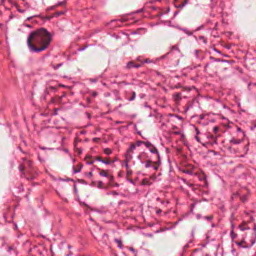
#> input picture aligned_test/A030_3.jpg, 256 x 256 px, given in place of A03_00Aa.tiff, which was not available
$ jupyter execute --allow-errors 'Image Registration.ipynb'   (older library calls are emulated)   (text cells are left out)
#> lines starting #> are read from the running program, lines starting #| are printed output that depends on the picture; pictures that were not available may be replaced by others from this repository, and a replacement may not be noted
[cell 1]
import skimage.transform as trans
import numpy as np
import os

import scipy as sp
import scipy.misc
import pandas as pd

import matplotlib.pyplot as plt
import imreg_dft as ird

[cell 2]
def translate_and_patch(A_file, H_file):
    # the TEMPLATE
    im0 = sp.misc.imread(A_file, True)
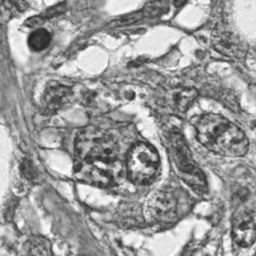
#> im0: shape (256, 256) float32; min 33.61, max 254.4, mean 155.3
    # the image to be transformed
    im1 = sp.misc.imread(H_file, True)
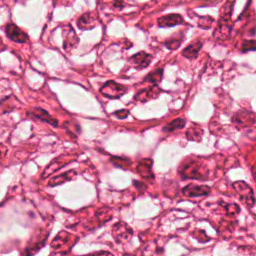
#> input picture aligned_test/A031_0.jpg, 256 x 256 px, given in place of H03_00Aa.tiff, which was not available
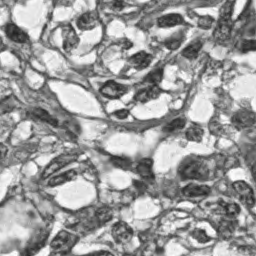
#> im1: shape (256, 256) float32; min 33.62, max 254.5, mean 155.9

    im1 = im1[0:im0.shape[0], 0:im0.shape[1]]
    result = ird.similarity(im0, im1, numiter=5)
    im1 = sp.misc.imread(H_file)
    im0 = sp.misc.imread(A_file)
    translated = ird.imreg.transform_img_dict(im1, result, bgval=255, order=1, invert=False)
    return im0, translated

[cell 3]
import cv2

def write_patch(out_dir, image, name, max_per_image, size):
    width = int(image.shape[0])
    height = int(image.shape[1])
    num_x_patches = min(int(width / size), max_per_image)
    num_y_patches = min(int(height/ size), max_per_image)
    print("Generating for %s ..."%(name))

    for patch_x in range(0,num_x_patches - 1):
        for patch_y in range(0, num_y_patches - 1):
            patch = image[patch_x * size: patch_x * size + size, patch_y * size : patch_y * size + size]
            ret2, otso = cv2.threshold(cv2.cvtColor(np.asarray(patch), cv2.COLOR_BGR2GRAY),0,255,cv2.THRESH_BINARY+cv2.THRESH_OTSU)
            print("Writing patch (%i, %i)" % (patch_x, patch_y))
            plt.imsave(out_dir + "/" + name + '%d_%d' % (patch_x, patch_y) + '.jpg', patch)

#> (a cell that did not finish here is left out)

[cell 5]
results = "/home/amir/project/pytorch-CycleGAN-and-pix2pix/aligned_test_mitos/all_stain_cyclegan/test_1/images/"

metrics_raw = pd.DataFrame(columns=['file', 'ssim_in_b','ssim_in_a', 'mse_in_a', 'mse_in_b', 'real_ssim'])

from skimage.measure import compare_ssim as ssim
def mse(x, y):
    return np.linalg.norm(x - y)

for file in os.listdir(results):
    if "real_A" in file:
            prefix = file[:7]
            path = results + prefix
            fake_B = plt.imread(path + "fake_B.png")
            real_B = plt.imread(path + "real_B.png")

            real_A = plt.imread(path + "real_A.png")
            fake_A = plt.imread(path + "fake_A.png")


            metrics_raw = metrics_raw.append({'file': prefix,
                         'ssim_in_b':ssim(real_B, fake_B, multichannel=True),'ssim_in_a':ssim(real_A, fake_A, multichannel=True), 'real_ssim_a': ssim(real_A, real_B, multichannel=True),
                         'mse_in_a':mse(real_A, fake_A), 'mse_in_b':mse(real_B, fake_B)}, ignore_index=True)

#> (a cell that did not finish here is left out)

#> (a cell that did not finish here is left out)

#> (a cell that did not finish here is left out)

#> (a cell that did not finish here is left out)

#> (a cell that did not finish here is left out)

#> (a cell that did not finish here is left out)

#> (a cell that did not finish here is left out)

[cell 13]
plt.imshow(plt.imread(results + "A122_4_fake_B.png"))
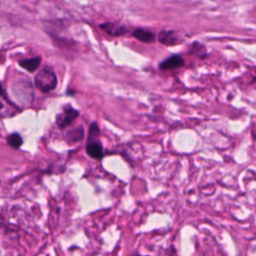
#> input picture aligned_test_resnet6blocks/all_stain_cyclegan_resnet6/test_latest/images/A122_4_fake_B.png, 256 x 256 px, found by its file name
